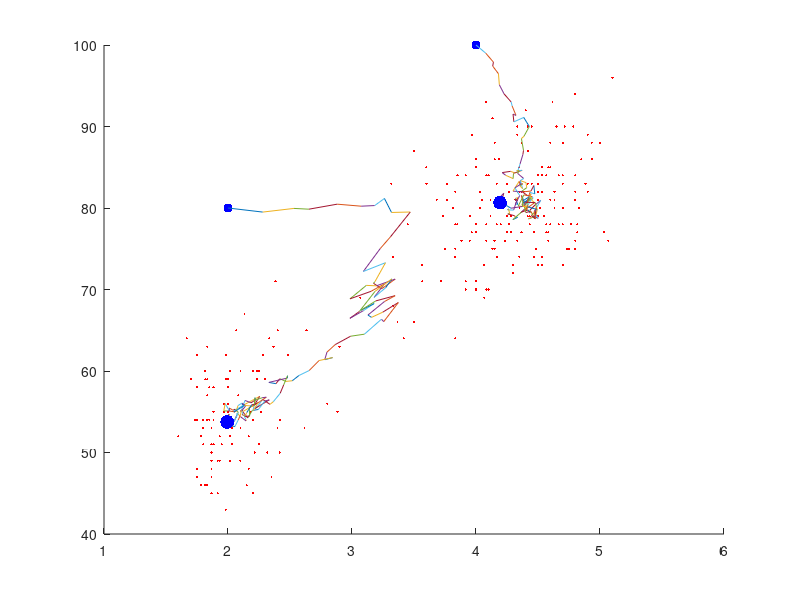
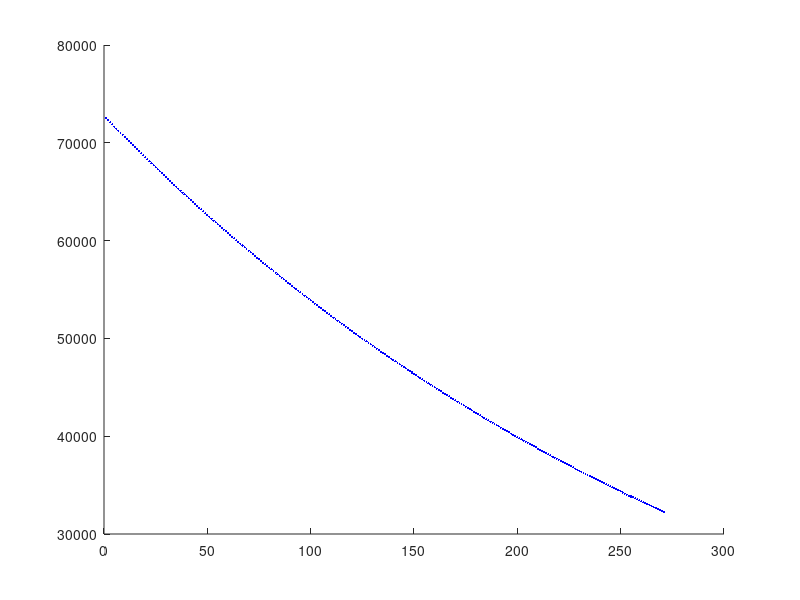

The MATLAB script that drew these images, in order:
% SG implementation
%Dirty code, vector optimisation is needed!

figure(1); clf; hold on;
figure(2); clf; hold on;
data  = csvread ('faithful.csv');
data = data(2:end,2:end);
w = zeros(2,2);

%assumptions about centroids
w(1,:) = [ 2 80];
w(2,:) = [ 4 100 ];
wtemp = w;
figure(1); 
	plot(data(:,1), data(:,2),'ro.', 'markersize', 5);
	plot (w(:,1),w(:,2), 'bo.','markersize', 20);

a = zeros(length(data),1);
Qtemp = zeros(length(data),1);
Q = 0;
euclidian_distance = zeros(length(data), size(w,2));

%Empirical risk
for (i=1:length(data))	
	euclidian_distance(i,1) =  sqrt( (w(1,1) - data(i,1))^2 + (w(1,2) - data(i,2))^2);
	euclidian_distance(i,2) =  sqrt( (w(2,1) - data(i,1))^2 + (w(2,2) - data(i,2))^2);
end;	

for (i=1:length(data))		 
	[z a(i)] = find(euclidian_distance(i,:) == min(euclidian_distance(i,:)));
end;

for (i=1:length(data))		 
	Q = Q +(w(a(i),1) - data(i,1))^2 + (w(a(i),2) - data(i,2))^2;
end;


%iterative process
nu = 0.1;
lambda = 0.003;
for (j=1:length(data))	
	i =randi(length(data));
	euclidian_distance(i,1) =  sqrt( (w(1,1) - data(i,1))^2 + (w(1,2) - data(i,2))^2);
	euclidian_distance(i,2) =  sqrt( (w(2,1) - data(i,1))^2 + (w(2,2) - data(i,2))^2);
	
	[z b] = find(euclidian_distance(i,:) == min(euclidian_distance(i,:)));
	w(b,:) = w(b,:) + nu*(data(i,:) - w(b,:));
	
	figure(1);
		plot ([ wtemp(1,1); w(1,1)],[ wtemp(1,2); w(1,2)]);
		plot ([ wtemp(2,1); w(2,1)],[ wtemp(2,2); w(2,2)]);
	
	
	wtemp = w;
	Q = (1-lambda)*Q+lambda*((w(b,1) - data(i,1))^2 + (w(b,2) - data(i,2))^2);
	figure(2); 
		plot(j,Q,'bo.','markersize', 5);

end;
figure(1); hold on;
	plot (w(:,1),w(:,2), 'bo.','markersize', 30);

